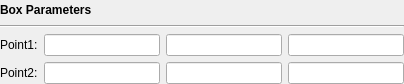
<?xml version="1.0" encoding="UTF-8"?>
<ui version="4.0">
 <class>ClipSliceWidgetBox</class>
 <widget class="QWidget" name="ClipSliceWidgetBox">
  <property name="geometry">
   <rect>
    <x>0</x>
    <y>0</y>
    <width>404</width>
    <height>84</height>
   </rect>
  </property>
  <property name="windowTitle">
   <string>Form</string>
  </property>
  <layout class="QGridLayout" name="gridLayout">
   <property name="leftMargin">
    <number>0</number>
   </property>
   <property name="topMargin">
    <number>0</number>
   </property>
   <property name="rightMargin">
    <number>0</number>
   </property>
   <property name="bottomMargin">
    <number>0</number>
   </property>
   <item row="0" column="0" colspan="2">
    <widget class="QLabel" name="label">
     <property name="font">
      <font>
       <weight>75</weight>
       <bold>true</bold>
      </font>
     </property>
     <property name="text">
      <string>Box Parameters</string>
     </property>
    </widget>
   </item>
   <item row="1" column="0" colspan="4">
    <widget class="Line" name="line">
     <property name="orientation">
      <enum>Qt::Horizontal</enum>
     </property>
    </widget>
   </item>
   <item row="2" column="0">
    <widget class="QLabel" name="label_2">
     <property name="text">
      <string>Point1:</string>
     </property>
    </widget>
   </item>
   <item row="2" column="1">
    <widget class="Comp::FITKSciNotationLineEdit" name="lineEdit_Point1X">
     <property name="text">
      <string/>
     </property>
    </widget>
   </item>
   <item row="2" column="2">
    <widget class="Comp::FITKSciNotationLineEdit" name="lineEdit_Point1Y">
     <property name="text">
      <string/>
     </property>
    </widget>
   </item>
   <item row="2" column="3">
    <widget class="Comp::FITKSciNotationLineEdit" name="lineEdit_Point1Z">
     <property name="text">
      <string/>
     </property>
    </widget>
   </item>
   <item row="3" column="0">
    <widget class="QLabel" name="label_3">
     <property name="text">
      <string>Point2:</string>
     </property>
    </widget>
   </item>
   <item row="3" column="1">
    <widget class="Comp::FITKSciNotationLineEdit" name="lineEdit_Point2X">
     <property name="text">
      <string/>
     </property>
    </widget>
   </item>
   <item row="3" column="2">
    <widget class="Comp::FITKSciNotationLineEdit" name="lineEdit_Point2Y">
     <property name="text">
      <string/>
     </property>
    </widget>
   </item>
   <item row="3" column="3">
    <widget class="Comp::FITKSciNotationLineEdit" name="lineEdit_Point2Z">
     <property name="text">
      <string/>
     </property>
    </widget>
   </item>
  </layout>
 </widget>
 <customwidgets>
  <customwidget>
   <class>Comp::FITKSciNotationLineEdit</class>
   <extends>QLineEdit</extends>
   <header>FITK_Component/FITKWidget/FITKSciNotationLineEdit.h</header>
  </customwidget>
 </customwidgets>
 <resources/>
 <connections/>
</ui>
